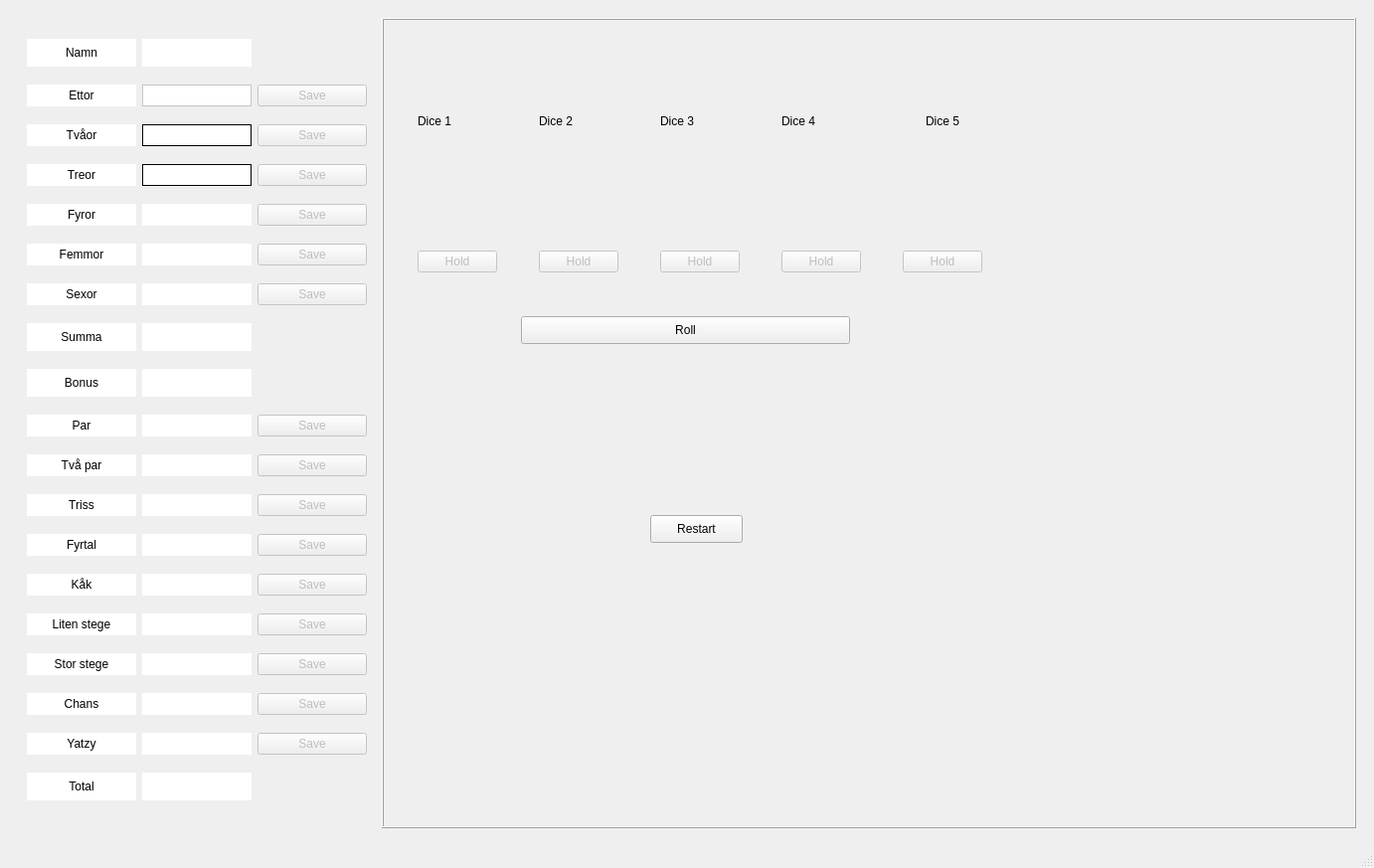
<?xml version="1.0" encoding="UTF-8"?>
<ui version="4.0">
 <class>MainWindow</class>
 <widget class="QMainWindow" name="MainWindow">
  <property name="geometry">
   <rect>
    <x>0</x>
    <y>0</y>
    <width>1382</width>
    <height>873</height>
   </rect>
  </property>
  <property name="windowTitle">
   <string>MainWindow</string>
  </property>
  <widget class="QWidget" name="centralwidget">
   <layout class="QVBoxLayout" name="verticalLayout">
    <item>
     <widget class="QWidget" name="widget_4" native="true">
      <layout class="QHBoxLayout" name="horizontalLayout_3">
       <item>
        <widget class="QWidget" name="widget_3" native="true">
         <property name="maximumSize">
          <size>
           <width>360</width>
           <height>16777215</height>
          </size>
         </property>
         <layout class="QGridLayout" name="gridLayout">
          <item row="13" column="3">
           <widget class="QPushButton" name="savePair">
            <property name="enabled">
             <bool>false</bool>
            </property>
            <property name="text">
             <string>Save</string>
            </property>
           </widget>
          </item>
          <item row="14" column="0">
           <widget class="QLabel" name="label_12">
            <property name="styleSheet">
             <string notr="true">background-color: rgb(255, 255, 255);</string>
            </property>
            <property name="text">
             <string>Två par</string>
            </property>
            <property name="alignment">
             <set>Qt::AlignCenter</set>
            </property>
           </widget>
          </item>
          <item row="14" column="1">
           <widget class="QLabel" name="twoPair">
            <property name="styleSheet">
             <string notr="true">background-color: rgb(255, 255, 255);</string>
            </property>
            <property name="text">
             <string/>
            </property>
            <property name="alignment">
             <set>Qt::AlignCenter</set>
            </property>
           </widget>
          </item>
          <item row="0" column="0">
           <widget class="QLabel" name="label_13">
            <property name="minimumSize">
             <size>
              <width>0</width>
              <height>28</height>
             </size>
            </property>
            <property name="maximumSize">
             <size>
              <width>16777215</width>
              <height>28</height>
             </size>
            </property>
            <property name="styleSheet">
             <string notr="true">background-color: rgb(255, 255, 255);</string>
            </property>
            <property name="text">
             <string>Namn</string>
            </property>
            <property name="alignment">
             <set>Qt::AlignCenter</set>
            </property>
           </widget>
          </item>
          <item row="0" column="1">
           <widget class="QLabel" name="label_14">
            <property name="styleSheet">
             <string notr="true">background-color: rgb(255, 255, 255);</string>
            </property>
            <property name="text">
             <string/>
            </property>
            <property name="alignment">
             <set>Qt::AlignCenter</set>
            </property>
           </widget>
          </item>
          <item row="1" column="3">
           <widget class="QPushButton" name="saveOne">
            <property name="enabled">
             <bool>false</bool>
            </property>
            <property name="text">
             <string>Save</string>
            </property>
           </widget>
          </item>
          <item row="1" column="0">
           <widget class="QLabel" name="label_2">
            <property name="maximumSize">
             <size>
              <width>16777215</width>
              <height>28</height>
             </size>
            </property>
            <property name="styleSheet">
             <string notr="true">
background-color: rgb(255, 255, 255);</string>
            </property>
            <property name="text">
             <string>Ettor</string>
            </property>
            <property name="alignment">
             <set>Qt::AlignCenter</set>
            </property>
           </widget>
          </item>
          <item row="1" column="1">
           <widget class="QLabel" name="one">
            <property name="maximumSize">
             <size>
              <width>16777215</width>
              <height>28</height>
             </size>
            </property>
            <property name="styleSheet">
             <string notr="true">background-color: rgb(255, 255, 255);</string>
            </property>
            <property name="frameShape">
             <enum>QFrame::StyledPanel</enum>
            </property>
            <property name="text">
             <string/>
            </property>
            <property name="alignment">
             <set>Qt::AlignCenter</set>
            </property>
           </widget>
          </item>
          <item row="6" column="0">
           <widget class="QLabel" name="label_4">
            <property name="maximumSize">
             <size>
              <width>16777215</width>
              <height>28</height>
             </size>
            </property>
            <property name="styleSheet">
             <string notr="true">background-color: rgb(255, 255, 255);</string>
            </property>
            <property name="text">
             <string>Tvåor</string>
            </property>
            <property name="alignment">
             <set>Qt::AlignCenter</set>
            </property>
           </widget>
          </item>
          <item row="6" column="1">
           <widget class="QLabel" name="two">
            <property name="maximumSize">
             <size>
              <width>16777215</width>
              <height>28</height>
             </size>
            </property>
            <property name="styleSheet">
             <string notr="true">background-color: rgb(255, 255, 255);</string>
            </property>
            <property name="frameShape">
             <enum>QFrame::Box</enum>
            </property>
            <property name="text">
             <string/>
            </property>
            <property name="alignment">
             <set>Qt::AlignCenter</set>
            </property>
           </widget>
          </item>
          <item row="6" column="3">
           <widget class="QPushButton" name="saveTwo">
            <property name="enabled">
             <bool>false</bool>
            </property>
            <property name="text">
             <string>Save</string>
            </property>
           </widget>
          </item>
          <item row="7" column="1">
           <widget class="QLabel" name="three">
            <property name="maximumSize">
             <size>
              <width>16777215</width>
              <height>28</height>
             </size>
            </property>
            <property name="toolTipDuration">
             <number>0</number>
            </property>
            <property name="styleSheet">
             <string notr="true">background-color: rgb(255, 255, 255);</string>
            </property>
            <property name="frameShape">
             <enum>QFrame::Box</enum>
            </property>
            <property name="text">
             <string/>
            </property>
            <property name="alignment">
             <set>Qt::AlignCenter</set>
            </property>
           </widget>
          </item>
          <item row="7" column="3">
           <widget class="QPushButton" name="saveThree">
            <property name="enabled">
             <bool>false</bool>
            </property>
            <property name="text">
             <string>Save</string>
            </property>
           </widget>
          </item>
          <item row="7" column="0">
           <widget class="QLabel" name="label">
            <property name="maximumSize">
             <size>
              <width>16777215</width>
              <height>28</height>
             </size>
            </property>
            <property name="styleSheet">
             <string notr="true">background-color: rgb(255, 255, 255);</string>
            </property>
            <property name="text">
             <string>Treor</string>
            </property>
            <property name="alignment">
             <set>Qt::AlignCenter</set>
            </property>
           </widget>
          </item>
          <item row="8" column="0">
           <widget class="QLabel" name="label_5">
            <property name="maximumSize">
             <size>
              <width>16777215</width>
              <height>28</height>
             </size>
            </property>
            <property name="styleSheet">
             <string notr="true">background-color: rgb(255, 255, 255);</string>
            </property>
            <property name="text">
             <string>Fyror</string>
            </property>
            <property name="alignment">
             <set>Qt::AlignCenter</set>
            </property>
           </widget>
          </item>
          <item row="8" column="3">
           <widget class="QPushButton" name="saveFour">
            <property name="enabled">
             <bool>false</bool>
            </property>
            <property name="text">
             <string>Save</string>
            </property>
           </widget>
          </item>
          <item row="9" column="0">
           <widget class="QLabel" name="label_7">
            <property name="maximumSize">
             <size>
              <width>16777215</width>
              <height>28</height>
             </size>
            </property>
            <property name="styleSheet">
             <string notr="true">background-color: rgb(255, 255, 255);</string>
            </property>
            <property name="text">
             <string>Femmor</string>
            </property>
            <property name="alignment">
             <set>Qt::AlignCenter</set>
            </property>
           </widget>
          </item>
          <item row="9" column="1">
           <widget class="QLabel" name="five">
            <property name="maximumSize">
             <size>
              <width>16777215</width>
              <height>28</height>
             </size>
            </property>
            <property name="styleSheet">
             <string notr="true">background-color: rgb(255, 255, 255);</string>
            </property>
            <property name="text">
             <string/>
            </property>
            <property name="alignment">
             <set>Qt::AlignCenter</set>
            </property>
           </widget>
          </item>
          <item row="8" column="1">
           <widget class="QLabel" name="four">
            <property name="maximumSize">
             <size>
              <width>16777215</width>
              <height>28</height>
             </size>
            </property>
            <property name="styleSheet">
             <string notr="true">background-color: rgb(255, 255, 255);</string>
            </property>
            <property name="text">
             <string/>
            </property>
            <property name="alignment">
             <set>Qt::AlignCenter</set>
            </property>
           </widget>
          </item>
          <item row="10" column="0">
           <widget class="QLabel" name="label_9">
            <property name="maximumSize">
             <size>
              <width>16777215</width>
              <height>28</height>
             </size>
            </property>
            <property name="styleSheet">
             <string notr="true">background-color: rgb(255, 255, 255);</string>
            </property>
            <property name="text">
             <string>Sexor</string>
            </property>
            <property name="alignment">
             <set>Qt::AlignCenter</set>
            </property>
           </widget>
          </item>
          <item row="10" column="1">
           <widget class="QLabel" name="six">
            <property name="maximumSize">
             <size>
              <width>16777215</width>
              <height>28</height>
             </size>
            </property>
            <property name="styleSheet">
             <string notr="true">background-color: rgb(255, 255, 255);</string>
            </property>
            <property name="text">
             <string/>
            </property>
            <property name="alignment">
             <set>Qt::AlignCenter</set>
            </property>
           </widget>
          </item>
          <item row="9" column="3">
           <widget class="QPushButton" name="saveFive">
            <property name="enabled">
             <bool>false</bool>
            </property>
            <property name="text">
             <string>Save</string>
            </property>
           </widget>
          </item>
          <item row="10" column="3">
           <widget class="QPushButton" name="saveSix">
            <property name="enabled">
             <bool>false</bool>
            </property>
            <property name="text">
             <string>Save</string>
            </property>
           </widget>
          </item>
          <item row="11" column="0">
           <widget class="QLabel" name="label_11">
            <property name="maximumSize">
             <size>
              <width>16777215</width>
              <height>28</height>
             </size>
            </property>
            <property name="styleSheet">
             <string notr="true">background-color: rgb(255, 255, 255);</string>
            </property>
            <property name="text">
             <string>Summa</string>
            </property>
            <property name="alignment">
             <set>Qt::AlignCenter</set>
            </property>
           </widget>
          </item>
          <item row="12" column="0">
           <widget class="QLabel" name="label_3">
            <property name="maximumSize">
             <size>
              <width>16777215</width>
              <height>28</height>
             </size>
            </property>
            <property name="styleSheet">
             <string notr="true">background-color: rgb(255, 255, 255);</string>
            </property>
            <property name="text">
             <string>Bonus</string>
            </property>
            <property name="alignment">
             <set>Qt::AlignCenter</set>
            </property>
           </widget>
          </item>
          <item row="11" column="1">
           <widget class="QLabel" name="sum">
            <property name="minimumSize">
             <size>
              <width>0</width>
              <height>28</height>
             </size>
            </property>
            <property name="maximumSize">
             <size>
              <width>16777215</width>
              <height>28</height>
             </size>
            </property>
            <property name="styleSheet">
             <string notr="true">background-color: rgb(255, 255, 255);</string>
            </property>
            <property name="text">
             <string/>
            </property>
            <property name="alignment">
             <set>Qt::AlignCenter</set>
            </property>
           </widget>
          </item>
          <item row="13" column="1">
           <widget class="QLabel" name="pair">
            <property name="styleSheet">
             <string notr="true">background-color: rgb(255, 255, 255);</string>
            </property>
            <property name="text">
             <string/>
            </property>
            <property name="alignment">
             <set>Qt::AlignCenter</set>
            </property>
           </widget>
          </item>
          <item row="12" column="1">
           <widget class="QLabel" name="bonus">
            <property name="maximumSize">
             <size>
              <width>16777215</width>
              <height>28</height>
             </size>
            </property>
            <property name="styleSheet">
             <string notr="true">background-color: rgb(255, 255, 255);</string>
            </property>
            <property name="text">
             <string/>
            </property>
            <property name="alignment">
             <set>Qt::AlignCenter</set>
            </property>
           </widget>
          </item>
          <item row="20" column="3">
           <widget class="QPushButton" name="saveChanse">
            <property name="enabled">
             <bool>false</bool>
            </property>
            <property name="text">
             <string>Save</string>
            </property>
           </widget>
          </item>
          <item row="20" column="0">
           <widget class="QLabel" name="label_26">
            <property name="styleSheet">
             <string notr="true">background-color: rgb(255, 255, 255);</string>
            </property>
            <property name="text">
             <string>Chans</string>
            </property>
            <property name="alignment">
             <set>Qt::AlignCenter</set>
            </property>
           </widget>
          </item>
          <item row="21" column="0">
           <widget class="QLabel" name="label_28">
            <property name="styleSheet">
             <string notr="true">background-color: rgb(255, 255, 255);</string>
            </property>
            <property name="text">
             <string>Yatzy</string>
            </property>
            <property name="alignment">
             <set>Qt::AlignCenter</set>
            </property>
           </widget>
          </item>
          <item row="20" column="1">
           <widget class="QLabel" name="chanse">
            <property name="styleSheet">
             <string notr="true">background-color: rgb(255, 255, 255);</string>
            </property>
            <property name="text">
             <string/>
            </property>
            <property name="alignment">
             <set>Qt::AlignCenter</set>
            </property>
           </widget>
          </item>
          <item row="21" column="1">
           <widget class="QLabel" name="yatzy">
            <property name="styleSheet">
             <string notr="true">background-color: rgb(255, 255, 255);</string>
            </property>
            <property name="text">
             <string/>
            </property>
            <property name="alignment">
             <set>Qt::AlignCenter</set>
            </property>
           </widget>
          </item>
          <item row="22" column="1">
           <widget class="QLabel" name="total">
            <property name="maximumSize">
             <size>
              <width>16777215</width>
              <height>28</height>
             </size>
            </property>
            <property name="styleSheet">
             <string notr="true">background-color: rgb(255, 255, 255);</string>
            </property>
            <property name="text">
             <string/>
            </property>
            <property name="alignment">
             <set>Qt::AlignCenter</set>
            </property>
           </widget>
          </item>
          <item row="21" column="3">
           <widget class="QPushButton" name="saveYatzy">
            <property name="enabled">
             <bool>false</bool>
            </property>
            <property name="text">
             <string>Save</string>
            </property>
           </widget>
          </item>
          <item row="22" column="0">
           <widget class="QLabel" name="label_30">
            <property name="styleSheet">
             <string notr="true">background-color: rgb(255, 255, 255);</string>
            </property>
            <property name="text">
             <string>Total</string>
            </property>
            <property name="alignment">
             <set>Qt::AlignCenter</set>
            </property>
           </widget>
          </item>
          <item row="13" column="0">
           <widget class="QLabel" name="label_8">
            <property name="styleSheet">
             <string notr="true">background-color: rgb(255, 255, 255);</string>
            </property>
            <property name="text">
             <string>Par</string>
            </property>
            <property name="alignment">
             <set>Qt::AlignCenter</set>
            </property>
           </widget>
          </item>
          <item row="16" column="0">
           <widget class="QLabel" name="label_18">
            <property name="styleSheet">
             <string notr="true">background-color: rgb(255, 255, 255);
</string>
            </property>
            <property name="text">
             <string>Fyrtal</string>
            </property>
            <property name="alignment">
             <set>Qt::AlignCenter</set>
            </property>
           </widget>
          </item>
          <item row="16" column="1">
           <widget class="QLabel" name="fourOf">
            <property name="styleSheet">
             <string notr="true">background-color: rgb(255, 255, 255);</string>
            </property>
            <property name="text">
             <string/>
            </property>
            <property name="alignment">
             <set>Qt::AlignCenter</set>
            </property>
           </widget>
          </item>
          <item row="15" column="0">
           <widget class="QLabel" name="label_16">
            <property name="styleSheet">
             <string notr="true">background-color: rgb(255, 255, 255);</string>
            </property>
            <property name="text">
             <string>Triss</string>
            </property>
            <property name="alignment">
             <set>Qt::AlignCenter</set>
            </property>
           </widget>
          </item>
          <item row="17" column="0">
           <widget class="QLabel" name="label_20">
            <property name="styleSheet">
             <string notr="true">background-color: rgb(255, 255, 255);</string>
            </property>
            <property name="text">
             <string>Kåk</string>
            </property>
            <property name="alignment">
             <set>Qt::AlignCenter</set>
            </property>
           </widget>
          </item>
          <item row="18" column="0">
           <widget class="QLabel" name="label_22">
            <property name="styleSheet">
             <string notr="true">background-color: rgb(255, 255, 255);</string>
            </property>
            <property name="text">
             <string>Liten stege</string>
            </property>
            <property name="alignment">
             <set>Qt::AlignCenter</set>
            </property>
           </widget>
          </item>
          <item row="15" column="1">
           <widget class="QLabel" name="threeOf">
            <property name="styleSheet">
             <string notr="true">background-color: rgb(255, 255, 255);</string>
            </property>
            <property name="text">
             <string/>
            </property>
            <property name="alignment">
             <set>Qt::AlignCenter</set>
            </property>
           </widget>
          </item>
          <item row="14" column="3">
           <widget class="QPushButton" name="saveTwoPair">
            <property name="enabled">
             <bool>false</bool>
            </property>
            <property name="text">
             <string>Save</string>
            </property>
           </widget>
          </item>
          <item row="15" column="3">
           <widget class="QPushButton" name="saveThreeOf">
            <property name="enabled">
             <bool>false</bool>
            </property>
            <property name="text">
             <string>Save</string>
            </property>
           </widget>
          </item>
          <item row="16" column="3">
           <widget class="QPushButton" name="saveFourOf">
            <property name="enabled">
             <bool>false</bool>
            </property>
            <property name="text">
             <string>Save</string>
            </property>
           </widget>
          </item>
          <item row="18" column="1">
           <widget class="QLabel" name="small">
            <property name="styleSheet">
             <string notr="true">background-color: rgb(255, 255, 255);</string>
            </property>
            <property name="text">
             <string/>
            </property>
            <property name="alignment">
             <set>Qt::AlignCenter</set>
            </property>
           </widget>
          </item>
          <item row="17" column="3">
           <widget class="QPushButton" name="saveFull">
            <property name="enabled">
             <bool>false</bool>
            </property>
            <property name="text">
             <string>Save</string>
            </property>
           </widget>
          </item>
          <item row="17" column="1">
           <widget class="QLabel" name="full">
            <property name="styleSheet">
             <string notr="true">background-color: rgb(255, 255, 255);</string>
            </property>
            <property name="text">
             <string/>
            </property>
            <property name="alignment">
             <set>Qt::AlignCenter</set>
            </property>
           </widget>
          </item>
          <item row="18" column="3">
           <widget class="QPushButton" name="saveSmall">
            <property name="enabled">
             <bool>false</bool>
            </property>
            <property name="text">
             <string>Save</string>
            </property>
           </widget>
          </item>
          <item row="19" column="1">
           <widget class="QLabel" name="big">
            <property name="styleSheet">
             <string notr="true">background-color: rgb(255, 255, 255);</string>
            </property>
            <property name="text">
             <string/>
            </property>
            <property name="alignment">
             <set>Qt::AlignCenter</set>
            </property>
           </widget>
          </item>
          <item row="19" column="3">
           <widget class="QPushButton" name="saveBig">
            <property name="enabled">
             <bool>false</bool>
            </property>
            <property name="text">
             <string>Save</string>
            </property>
           </widget>
          </item>
          <item row="19" column="0">
           <widget class="QLabel" name="label_24">
            <property name="styleSheet">
             <string notr="true">background-color: rgb(255, 255, 255);</string>
            </property>
            <property name="text">
             <string>Stor stege</string>
            </property>
            <property name="alignment">
             <set>Qt::AlignCenter</set>
            </property>
           </widget>
          </item>
         </layout>
        </widget>
       </item>
       <item>
        <widget class="QFrame" name="frame">
         <property name="frameShape">
          <enum>QFrame::Box</enum>
         </property>
         <property name="frameShadow">
          <enum>QFrame::Raised</enum>
         </property>
         <widget class="QWidget" name="widget" native="true">
          <property name="geometry">
           <rect>
            <x>0</x>
            <y>0</y>
            <width>641</width>
            <height>208</height>
           </rect>
          </property>
          <layout class="QHBoxLayout" name="horizontalLayout">
           <item>
            <widget class="QLabel" name="dice1">
             <property name="maximumSize">
              <size>
               <width>80</width>
               <height>80</height>
              </size>
             </property>
             <property name="text">
              <string>Dice 1</string>
             </property>
            </widget>
           </item>
           <item>
            <widget class="QLabel" name="dice2">
             <property name="maximumSize">
              <size>
               <width>80</width>
               <height>80</height>
              </size>
             </property>
             <property name="text">
              <string>Dice 2</string>
             </property>
            </widget>
           </item>
           <item>
            <widget class="QLabel" name="dice3">
             <property name="maximumSize">
              <size>
               <width>80</width>
               <height>80</height>
              </size>
             </property>
             <property name="text">
              <string>Dice 3</string>
             </property>
            </widget>
           </item>
           <item>
            <widget class="QLabel" name="dice4">
             <property name="maximumSize">
              <size>
               <width>80</width>
               <height>80</height>
              </size>
             </property>
             <property name="text">
              <string>Dice 4</string>
             </property>
            </widget>
           </item>
           <item>
            <widget class="QLabel" name="dice5">
             <property name="maximumSize">
              <size>
               <width>80</width>
               <height>80</height>
              </size>
             </property>
             <property name="toolTip">
              <string>&lt;html&gt;&lt;head/&gt;&lt;body&gt;&lt;p align=&quot;center&quot;&gt;Dice 5&lt;/p&gt;&lt;/body&gt;&lt;/html&gt;</string>
             </property>
             <property name="text">
              <string>Dice 5</string>
             </property>
             <property name="alignment">
              <set>Qt::AlignCenter</set>
             </property>
            </widget>
           </item>
          </layout>
         </widget>
         <widget class="QWidget" name="widget_2" native="true">
          <property name="geometry">
           <rect>
            <x>0</x>
            <y>210</y>
            <width>641</width>
            <height>71</height>
           </rect>
          </property>
          <layout class="QHBoxLayout" name="horizontalLayout_2">
           <item>
            <widget class="QPushButton" name="button1">
             <property name="enabled">
              <bool>false</bool>
             </property>
             <property name="maximumSize">
              <size>
               <width>80</width>
               <height>16777215</height>
              </size>
             </property>
             <property name="text">
              <string>Hold</string>
             </property>
             <property name="checkable">
              <bool>true</bool>
             </property>
            </widget>
           </item>
           <item>
            <widget class="QPushButton" name="button2">
             <property name="enabled">
              <bool>false</bool>
             </property>
             <property name="maximumSize">
              <size>
               <width>80</width>
               <height>16777215</height>
              </size>
             </property>
             <property name="text">
              <string>Hold</string>
             </property>
             <property name="checkable">
              <bool>true</bool>
             </property>
            </widget>
           </item>
           <item>
            <widget class="QPushButton" name="button3">
             <property name="enabled">
              <bool>false</bool>
             </property>
             <property name="maximumSize">
              <size>
               <width>80</width>
               <height>16777215</height>
              </size>
             </property>
             <property name="text">
              <string>Hold</string>
             </property>
             <property name="checkable">
              <bool>true</bool>
             </property>
            </widget>
           </item>
           <item>
            <widget class="QPushButton" name="button4">
             <property name="enabled">
              <bool>false</bool>
             </property>
             <property name="maximumSize">
              <size>
               <width>80</width>
               <height>16777215</height>
              </size>
             </property>
             <property name="text">
              <string>Hold</string>
             </property>
             <property name="checkable">
              <bool>true</bool>
             </property>
            </widget>
           </item>
           <item>
            <widget class="QPushButton" name="button5">
             <property name="enabled">
              <bool>false</bool>
             </property>
             <property name="maximumSize">
              <size>
               <width>80</width>
               <height>16777215</height>
              </size>
             </property>
             <property name="text">
              <string>Hold</string>
             </property>
             <property name="checkable">
              <bool>true</bool>
             </property>
            </widget>
           </item>
          </layout>
         </widget>
         <widget class="QPushButton" name="roll">
          <property name="geometry">
           <rect>
            <x>140</x>
            <y>300</y>
            <width>331</width>
            <height>28</height>
           </rect>
          </property>
          <property name="text">
           <string>Roll</string>
          </property>
         </widget>
         <widget class="QPushButton" name="start">
          <property name="geometry">
           <rect>
            <x>270</x>
            <y>500</y>
            <width>93</width>
            <height>28</height>
           </rect>
          </property>
          <property name="text">
           <string>Restart</string>
          </property>
         </widget>
        </widget>
       </item>
      </layout>
     </widget>
    </item>
   </layout>
  </widget>
  <widget class="QMenuBar" name="menubar">
   <property name="geometry">
    <rect>
     <x>0</x>
     <y>0</y>
     <width>1382</width>
     <height>26</height>
    </rect>
   </property>
  </widget>
  <widget class="QStatusBar" name="statusbar"/>
 </widget>
 <resources/>
 <connections/>
</ui>
